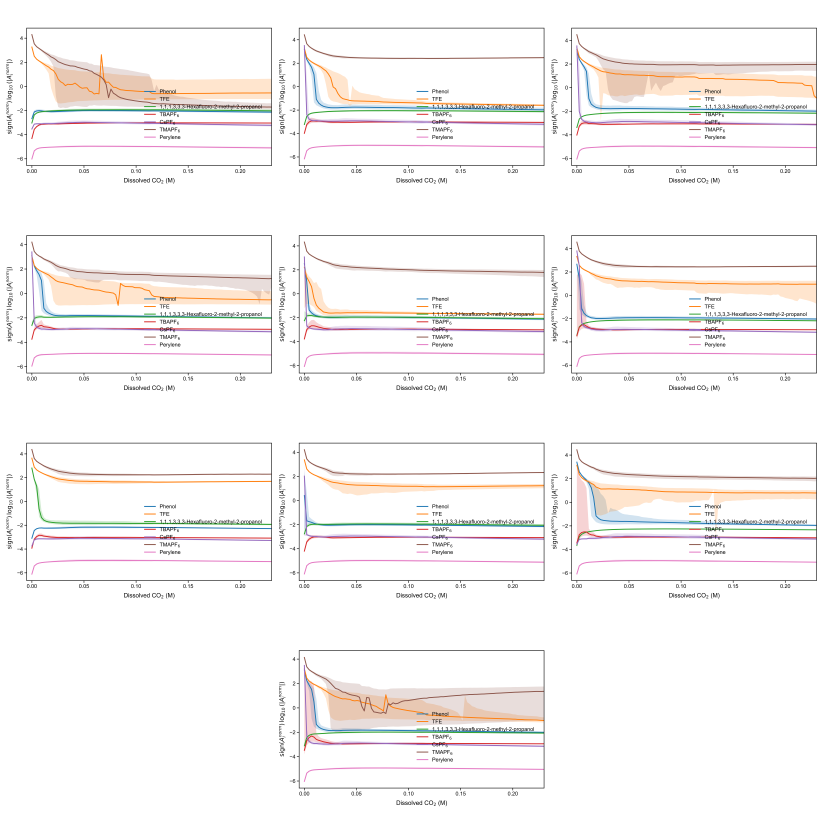
#> input picture 5-10-Fold validation-recipe grouped analysis/10_Trials_Step5_comparison_Ep and Epp/10_trials_3-AiNorm_AiUsesM_xM0-0p23_signedlog10_layout_clean.png, 4940 x 5005 px (shown at 1/6 size)
$ python -i layout_10_trials_step5_images_clean.py   (imports and definitions only)
#> lines starting #> are read from the running program, lines starting #| are printed output that depends on the picture; after the words box and inside, x2 and y2 are one past the last pixel; in counts of white or black regions, pixels touching at a corner belong together
#> in prepare_panel_image, source is the input picture: PIL image 4940x5005 RGB; mean R, G, B 247.7, 245.4, 244.6
# -*- coding: utf-8 -*-
"""
将 Trial-1 至 Trial-10 的 Step5 中五类图片分别排版成五张总图。

读取内容：
1. Step5 根目录：
   3-AiNorm_AiUsesM_xM0-0p23_signedlog10.png

2. Step5/Bxixj 5% CO2：
   Delta_2D_log_mean_heatmap_with_std_annot.png

3. Step5/Bxixj 100% CO2：
   Delta_2D_log_mean_heatmap_with_std_annot.png

4. Step5 根目录：Epp difference 均值图（100% CO2 - 5% CO2）
   Epp_difference_100_minus_5_log_mean_heatmap_with_std_annot.png

5. Step5 根目录：Epp difference STD 图
   Epp_difference_100_minus_5_log_std_heatmap.png

每类图片均收集 Trial-1 至 Trial-10，共10张，并按照：

    第1行：1、2、3
    第2行：4、5、6
    第3行：7、8、9
    第4行：   10

进行排版。第10张图默认居中。

本版本延续前一版的简洁样式：
- 不添加 Trial 标题；
- 不添加 (a)–(j) 编号；
- 不绘制每张子图的外边框；
- 只保留原始科研图片本身。

使用方法：
将本脚本放在 Trial-1 至 Trial-10 所在的 Fold validation 根目录，
然后用与原分析脚本相同的 PyCharm Python 解释器运行。

依赖：
    Pillow

若尚未安装：
    pip install pillow
"""

from __future__ import annotations

import csv
import re
import traceback
from pathlib import Path

try:
    from PIL import Image, ImageOps
except ImportError as exc:
    raise SystemExit(
        "缺少 Pillow 软件包。\n"
        "请在当前 PyCharm Python 环境中安装：pip install pillow"
    ) from exc


# ======================================================================
# 可修改设置
# ======================================================================

ROOT_DIR = Path(__file__).resolve().parent
OUTPUT_DIR = ROOT_DIR / "10_Trials_Step5_comparison_layouts_clean"

TRIAL_NUMBERS = list(range(1, 11))

MAIN_AXI_IMAGE_STEM = "3-AiNorm_AiUsesM_xM0-0p23_signedlog10"
BXIXJ_HEATMAP_STEM = "Delta_2D_log_mean_heatmap_with_std_annot"
EPP_DIFFERENCE_MEAN_STEM = "Epp_difference_100_minus_5_log_mean_heatmap_with_std_annot"
EPP_DIFFERENCE_STD_STEM = "Epp_difference_100_minus_5_log_std_heatmap"

TARGETS = [
    {
        "key": "Axi",
        "display_name": "Step5 Axi",
        "location": "step5_root",
        "image_stem": MAIN_AXI_IMAGE_STEM,
        "output_name": (
            "10_trials_"
            "3-AiNorm_AiUsesM_xM0-0p23_signedlog10_layout_clean.png"
        ),
    },
    {
        "key": "Bxixj_5pct_CO2",
        "display_name": "Bxixj 5% CO2",
        "location": "bxixj_5",
        "image_stem": BXIXJ_HEATMAP_STEM,
        "output_name": (
            "10_trials_Bxixj_5pct_CO2_"
            "Delta_2D_log_mean_heatmap_with_std_annot_layout_clean.png"
        ),
    },
    {
        "key": "Bxixj_100pct_CO2",
        "display_name": "Bxixj 100% CO2",
        "location": "bxixj_100",
        "image_stem": BXIXJ_HEATMAP_STEM,
        "output_name": (
            "10_trials_Bxixj_100pct_CO2_"
            "Delta_2D_log_mean_heatmap_with_std_annot_layout_clean.png"
        ),
    },
    {
        "key": "Epp_difference_mean",
        "display_name": "Epp difference mean (100% CO2 - 5% CO2)",
        "location": "step5_root",
        "image_stem": EPP_DIFFERENCE_MEAN_STEM,
        "output_name": (
            "10_trials_Epp_difference_100_minus_5_"
            "log_mean_heatmap_with_std_annot_layout_clean.png"
        ),
    },
    {
        "key": "Epp_difference_std",
        "display_name": "Epp difference STD (100% CO2 - 5% CO2)",
        "location": "step5_root",
        "image_stem": EPP_DIFFERENCE_STD_STEM,
        "output_name": (
            "10_trials_Epp_difference_100_minus_5_"
            "log_std_heatmap_layout_clean.png"
        ),
    },
]

# 排版：3列 × 4行
N_COLUMNS = 3
N_ROWS = 4

# 每张子图所占的最大区域。文字较多时可继续调大。
PANEL_WIDTH = 1600
PANEL_HEIGHT = 1200

# 总图外围和子图之间的空白
OUTER_MARGIN = 35
HORIZONTAL_GAP = 35
VERTICAL_GAP = 45

# 第10张图放在最后一行中间
CENTER_SINGLE_LAST_PANEL = True

# 简洁排版：无外框、无标题、无编号
SHOW_TRIAL_TITLES = False
SHOW_PANEL_LETTERS = False
DRAW_PANEL_BORDER = False

# 自动去除原图外围的大面积白边
AUTO_CROP_WHITE_MARGIN = True
WHITE_THRESHOLD = 248
CROP_PADDING = 14

# False：低分辨率原图不放大，只对过大的图进行缩小
# True：允许放大到单元格范围
ALLOW_UPSCALE = False

BACKGROUND_COLOR = (255, 255, 255)
OUTPUT_DPI = 300

# 可选：同时输出PDF
SAVE_PDF_COPY = False

# 栅格图片优先顺序；目录内同时有PNG和SVG时优先PNG
RASTER_EXTENSIONS = [
    ".png",
    ".tif",
    ".tiff",
    ".jpg",
    ".jpeg",
    ".bmp",
]


# ======================================================================
# 名称和路径识别
# ======================================================================

# [349 lines left out: functions normalize_name, discover_trial_folders, is_step5_folder_name, find_image_by_stem, score_step5_folder, find_step5_folder and 2 more, not called in this run]


# ======================================================================
# 图片处理
# ======================================================================

def flatten_to_white(image: Image.Image) -> Image.Image:
    """
    将透明背景合并为白色，并统一转换成RGB。
    """
    if image.mode in ("RGBA", "LA") or (
        image.mode == "P"
        and "transparency" in image.info
    ):
        rgba = image.convert("RGBA")
        white = Image.new(
            "RGBA",
            rgba.size,
            (255, 255, 255, 255),
        )
        white.alpha_composite(rgba)
        return white.convert("RGB")

    return image.convert("RGB")


def crop_white_margin(image: Image.Image) -> Image.Image:
    """
    仅裁除图片外围连续的大面积近白色空白。
    """
    if not AUTO_CROP_WHITE_MARGIN:
        return image

    gray = ImageOps.grayscale(image)
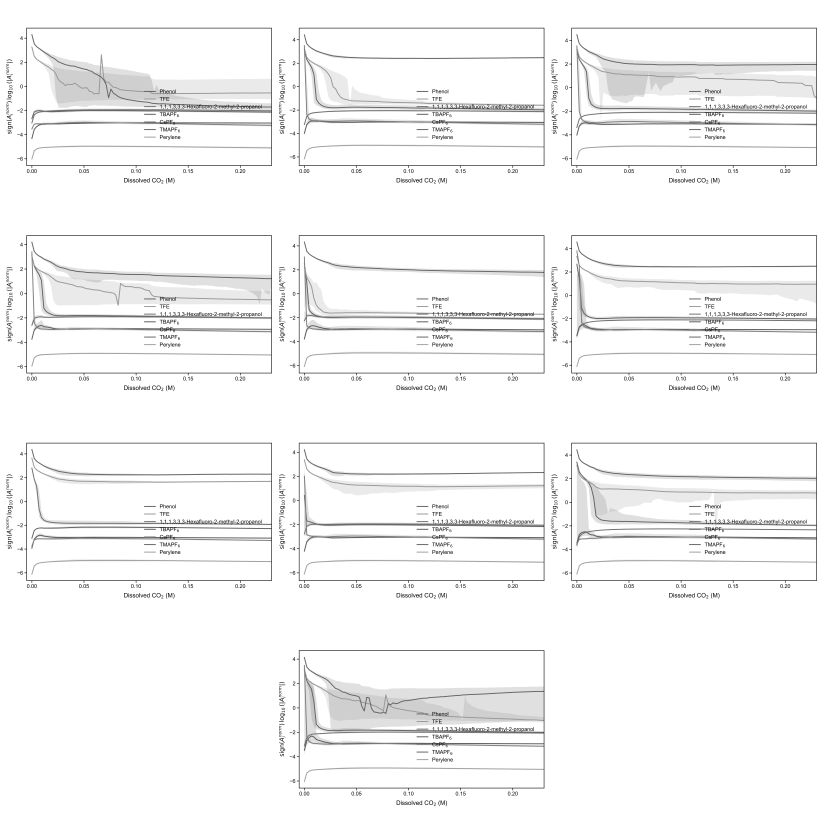
#> gray: PIL image 4940x5005 L (shown at 1/6 size); min 0, max 255, mean 246

    mask = gray.point(
        lambda pixel: (
            255 if pixel < WHITE_THRESHOLD else 0
        )
    )
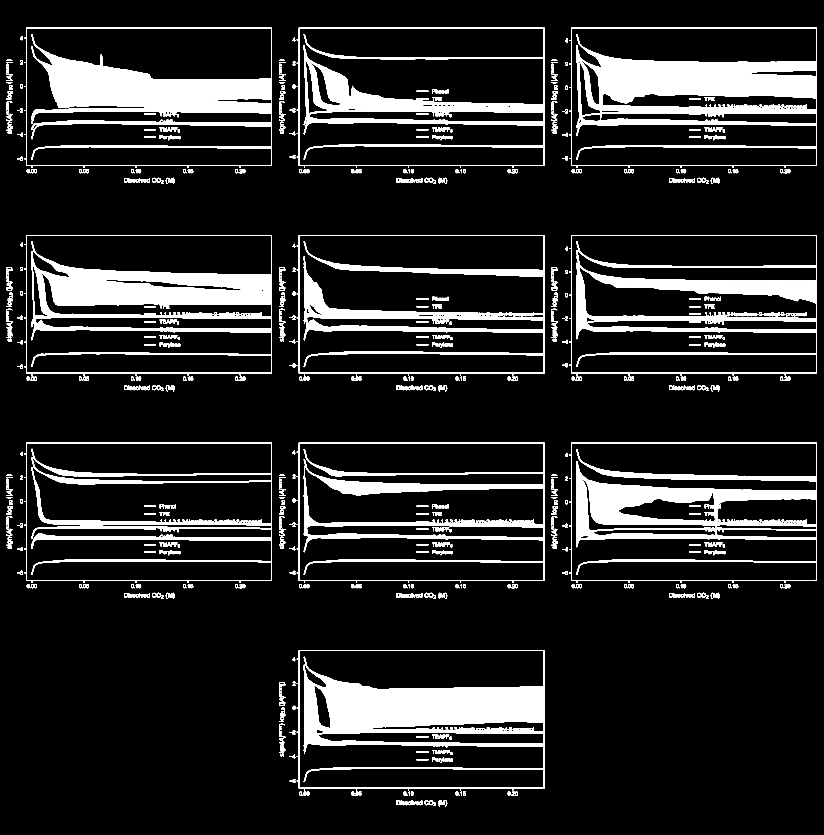
#> mask: PIL image 4940x5005 L (shown at 1/6 size); 12.2% white; 1384 white regions (299 under 20 px), largest, box (x1, y1, x2, y2) and area: (1781, 3901, 3267, 4743) 426891, (3416, 166, 4902, 1008) 406996, (146, 166, 1632, 1008) 365793
    bounding_box = mask.getbbox()
#> bounding_box = (39, 166, 4902, 4838)

    if bounding_box is None:
        return image

    left, top, right, bottom = bounding_box
#> left = 39; top = 166; right = 4902; bottom = 4838

    left = max(0, left - CROP_PADDING)
#> left = 25
    top = max(0, top - CROP_PADDING)
#> top = 152
    right = min(image.width, right + CROP_PADDING)
#> right = 4916
    bottom = min(image.height, bottom + CROP_PADDING)
#> bottom = 4852

    return image.crop((left, top, right, bottom))
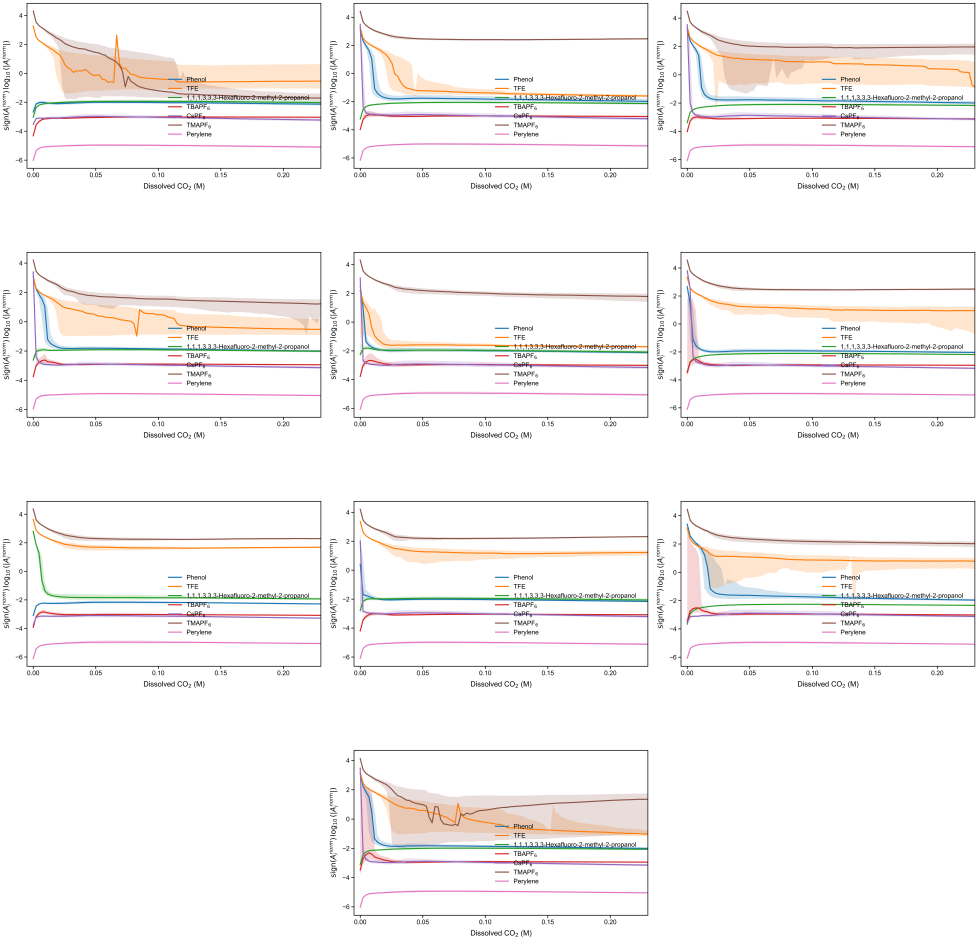
#> returned value: PIL image 4891x4700 RGB (shown at 1/5 size); mean R, G, B 247.1, 244.6, 243.8


def prepare_panel_image(image_path: Path) -> Image.Image:
    """
    打开图片、处理透明背景、裁白边，并等比例缩放。
    """
    with Image.open(image_path) as source:
        source.load()
        image = flatten_to_white(source)

    image = crop_white_margin(image)

    scale = min(
        PANEL_WIDTH / image.width,
        PANEL_HEIGHT / image.height,
    )
#> scale = 0.255

    if not ALLOW_UPSCALE:
        scale = min(scale, 1.0)

    target_width = max(
        1,
        round(image.width * scale),
    )
#> target_width = 1249
    target_height = max(
        1,
        round(image.height * scale),
    )
#> target_height = 1200

    if (target_width, target_height) != image.size:
        image = image.resize(
            (target_width, target_height),
            Image.Resampling.LANCZOS,
        )

    return image


# [322 lines left out: functions panel_position, create_contact_sheet, main, not called in this run]


# [11 lines not run here, left out]

>>> result = prepare_panel_image('10_trials_3-AiNorm_AiUsesM_xM0-0p23_signedlog10_layout_clean.png')

$ run again, on 5-10-Fold validation-recipe grouped analysis/10_Trial_Ep and Epp_comparison with origin model/Ep.jpg
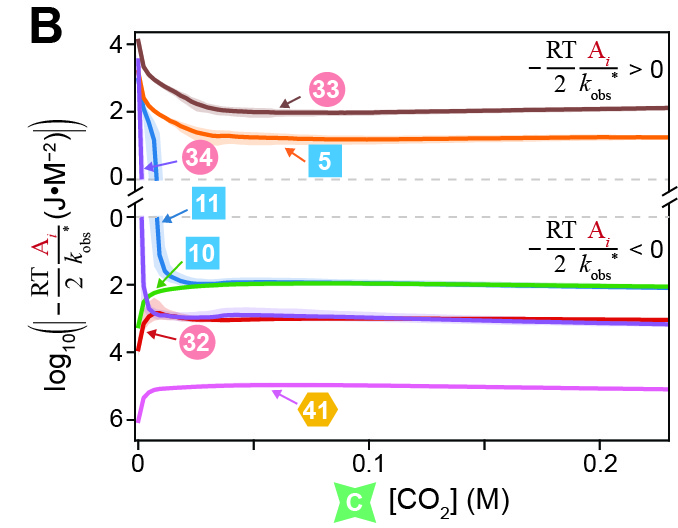
#> input picture 5-10-Fold validation-recipe grouped analysis/10_Trial_Ep and Epp_comparison with origin model/Ep.jpg, 678 x 528 px
#> in prepare_panel_image, source is the input picture: PIL image 678x528 CMYK; mean R, G, B 240.8, 238.7, 239.6
#> in crop_white_margin, `mask = gray.point( lambda pixel: ( 255 if pixel < WHITE_THRESHOLD else..`:
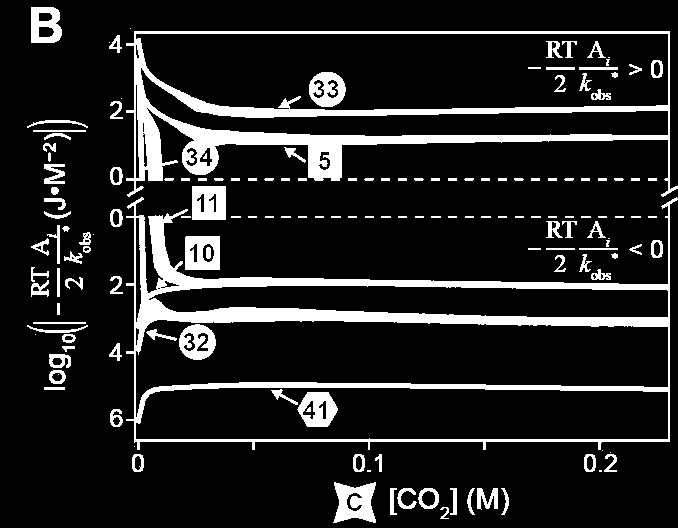
#> mask: PIL image 678x528 L; 13.4% white; 156 white regions (33 under 20 px), largest, box (x1, y1, x2, y2) and area: (126, 197, 678, 450) 17418, (126, 31, 678, 197) 14679, (333, 482, 376, 523) 1195
#> bounding_box = (27, 7, 678, 523)
#> in crop_white_margin, `left, top, right, bottom = bounding_box`: left = 27; top = 7; right = 678; bottom = 523
#> in crop_white_margin, `left = max(0, left - CROP_PADDING)`: left = 13
#> in crop_white_margin, `top = max(0, top - CROP_PADDING)`: top = 0
#> in crop_white_margin, `bottom = min(image.height, bottom + CROP_PADDING)`: bottom = 528
#> in crop_white_margin, `return image.crop((left, top, right, bottom))`:
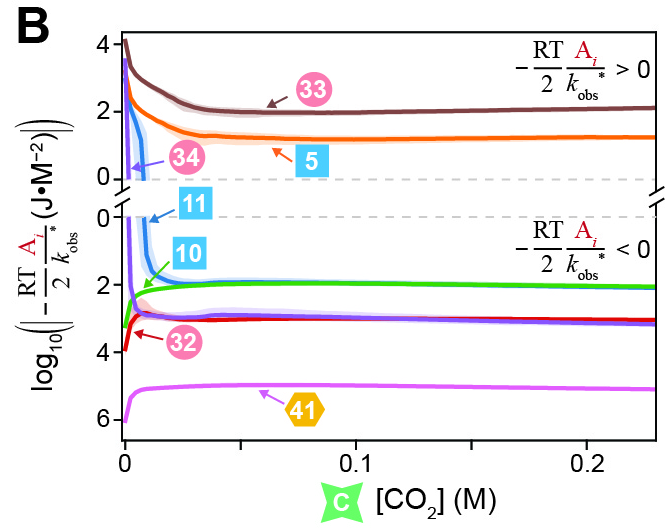
#> returned value: PIL image 665x528 RGB; mean R, G, B 240.5, 238.4, 239.3

$ run again, on 5-10-Fold validation-recipe grouped analysis/10_Trial_Ep and Epp_comparison with origin model/Epp-100%.jpg
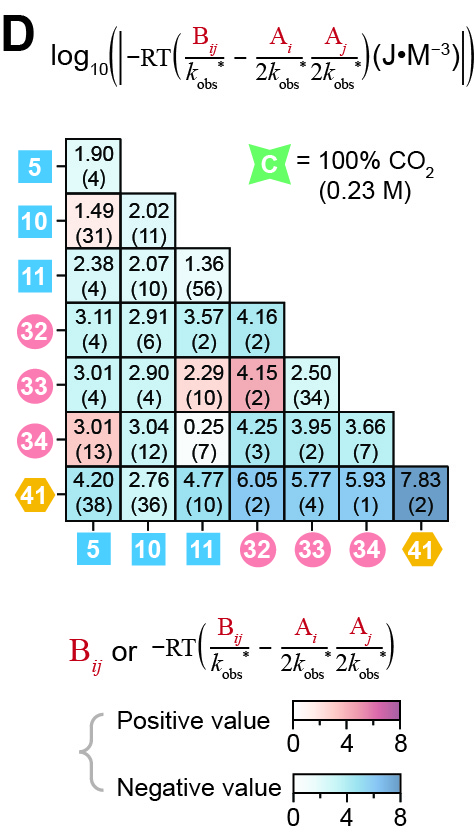
#> input picture 5-10-Fold validation-recipe grouped analysis/10_Trial_Ep and Epp_comparison with origin model/Epp-100%.jpg, 475 x 834 px
#> in prepare_panel_image, source is the input picture: PIL image 475x834 CMYK; mean R, G, B 223.7, 229.4, 231
#> in crop_white_margin, `mask = gray.point( lambda pixel: ( 255 if pixel < WHITE_THRESHOLD else..`:
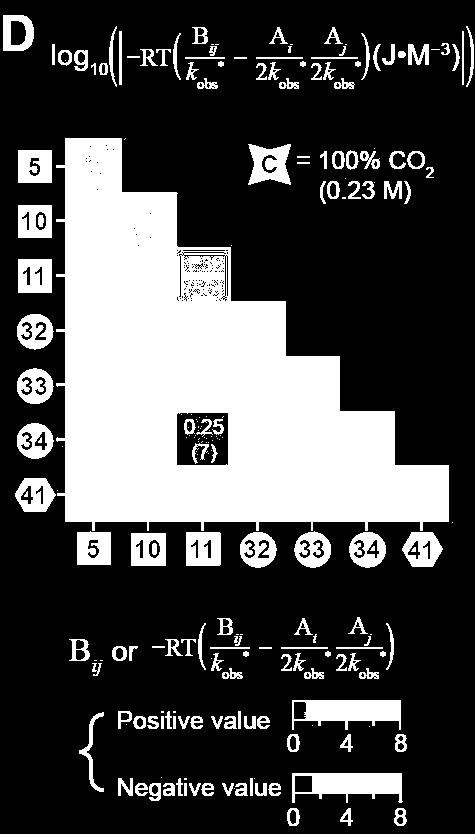
#> mask: PIL image 475x834 L; 28.8% white; 214 white regions (69 under 20 px), largest, box (x1, y1, x2, y2) and area: (56, 138, 449, 531) 82356, (292, 700, 401, 730) 2187, (292, 773, 403, 803) 2142
#> bounding_box = (3, 15, 474, 826)
#> in crop_white_margin, `left, top, right, bottom = bounding_box`: left = 3; top = 15; right = 474; bottom = 826
#> in crop_white_margin, `left = max(0, left - CROP_PADDING)`: left = 0
#> in crop_white_margin, `top = max(0, top - CROP_PADDING)`: top = 1
#> in crop_white_margin, `right = min(image.width, right + CROP_PADDING)`: right = 475
#> in crop_white_margin, `bottom = min(image.height, bottom + CROP_PADDING)`: bottom = 834
#> in crop_white_margin, `return image.crop((left, top, right, bottom))`:
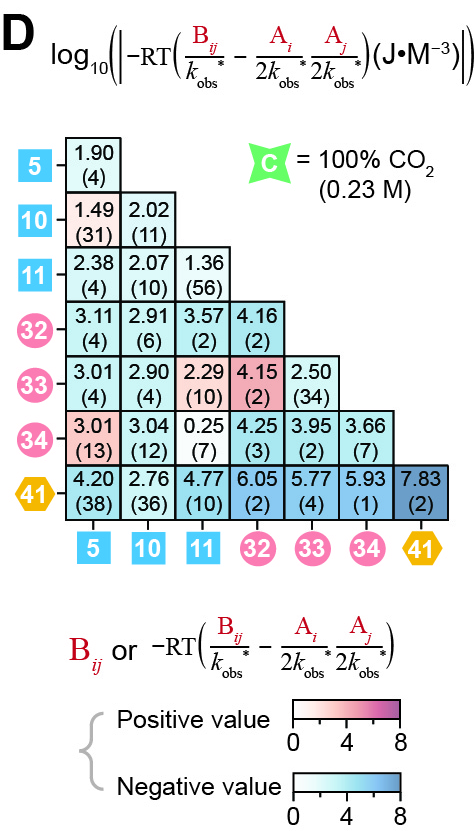
#> returned value: PIL image 475x833 RGB; mean R, G, B 223.7, 229.3, 231
